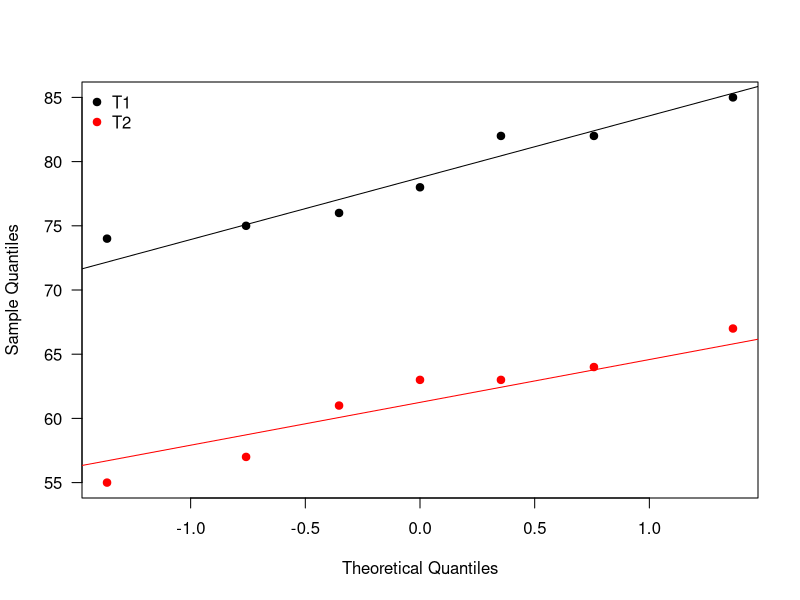
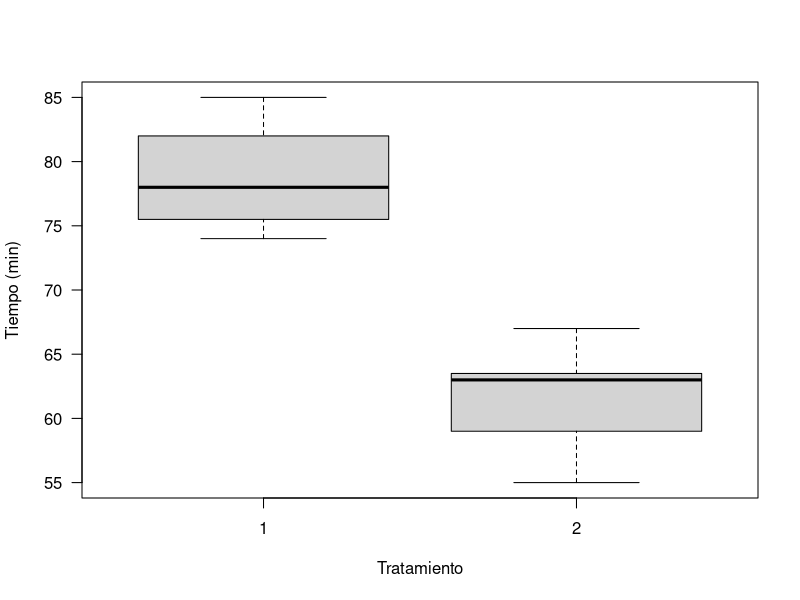

The R source for these figures, in order:
## ---- chunk 1
contenido <- c(510, 492, 494, 498, 492,
               496, 502, 491, 507, 496) 

require(nortest) # Se debe haber instalado antes nortest
ad.test(contenido)
## ---- chunk 2
t.test(contenido, alternative='two.sided',
       conf.level=0.95, mu=500)
## ---- chunk 3
xbarra <- 19500  # Datos del problema
desvia <- 3900
n <- 100
mu <- 20000

est <- (xbarra - mu) / (desvia / sqrt(n))
est  # Para obtener el valor del estadístico
pnorm(est)  # Para obtener el valor-P
## ---- chunk 4
prop.test(x=174, n=200, p=0.9, alternative='less',
          conf.level=0.95, correct=FALSE)
## ---- chunk 5
T1 <- c(76, 85, 74,78, 82, 75, 82) 
T2 <- c(57, 67, 55, 64, 61, 63, 63)
## ---- chunk 6
q1 <- qqnorm(T1, plot.it=FALSE)
q2 <- qqnorm(T2, plot.it=FALSE)
plot(range(q1$x, q2$x), range(q1$y, q2$y), type="n", las=1,
     xlab='Theoretical Quantiles', ylab='Sample Quantiles')
points(q1, pch=19)
points(q2, col="red", pch=19)
qqline(T1)
qqline(T2, col="red")
legend('topleft', legend=c('T1', 'T2'), bty='n',
       col=c('black', 'red'), pch=19)
## ---- chunk 7
require(nortest)
lillie.test(T1)$p.value
lillie.test(T2)$p.value
## ---- chunk 8
var.test(T1, T2, ratio=1, alternative="two.sided",
         conf.level=0.95)
## ---- chunk 9
datos <- data.frame(tiempo=c(T1, T2), trat=rep(1:2, each=7))
boxplot(tiempo ~ trat, data=datos, las=1,
        xlab='Tratamiento', ylab='Tiempo (min)')
## ---- chunk 10
t.test(T1, T2, alternative="two.sided", mu=0, 
       paired=FALSE, var.equal=TRUE, conf.level=0.97)
